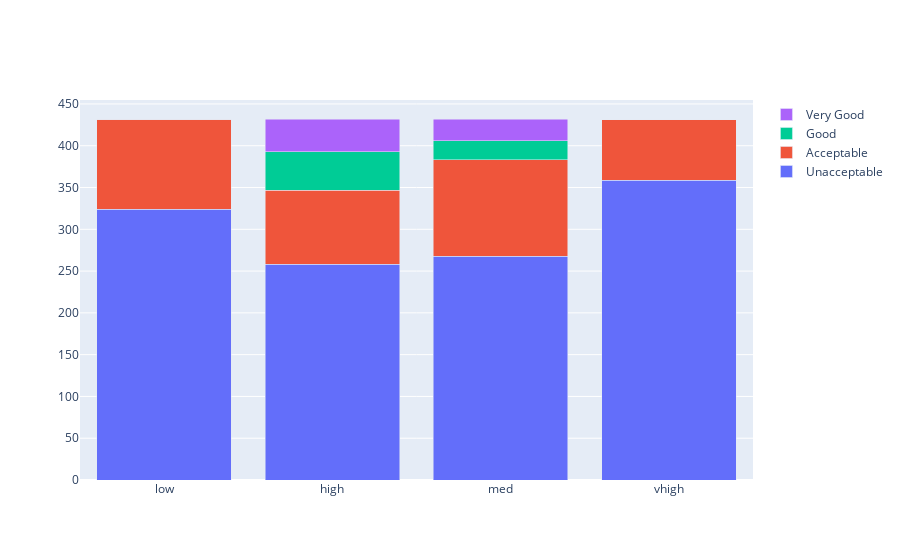

Write notebook code for a chart like this one.
### Markdown cell above
**Gráfico "Preço de venda vs avaliação"**

### Code cell
configure_plotly_browser_state()
data = [
    go.Bar(
        x=a[0].index, # assign x as the dataframe column 'x'
        y=buy['unacc'],
        name='Unacceptable'
    ),
    go.Bar(
        x=a[0].index,
        y=buy['acc'],
        name='Acceptable'
    ),
    go.Bar(
        x=a[0].index,
        y=buy['good'],
        name='Good'
    ),
    go.Bar(
        x=a[0].index,
        y=buy['vgood'],
        name='Very Good'
    )

]

layout = go.Layout(
    barmode='stack',
    #title='Preço de venda vs avaliação'
)

fig = go.Figure(data=data, layout=layout)
print("\n\n\t\t\t\tPreço de venda vs avaliação")
py.iplot(fig, filename='distri')

### Figure 1 — Plotly figure (JSON) as saved in the notebook; plotly's stock layout.template omitted (floating-point values rounded to 4 significant figures)
{"data": [{"y": [324, 258, 268, 359], "x": ["low", "high", "med", "vhigh"], "type": "bar", "name": "Unacceptable"}, {"y": [108, 89, 115, 72], "x": ["low", "high", "med", "vhigh"], "type": "bar", "name": "Acceptable"}, {"y": [0, 46, 23, 0], "x": ["low", "high", "med", "vhigh"], "type": "bar", "name": "Good"}, {"y": [0, 39, 26, 0], "x": ["low", "high", "med", "vhigh"], "type": "bar", "name": "Very Good"}], "layout": {"barmode": "stack"}}
